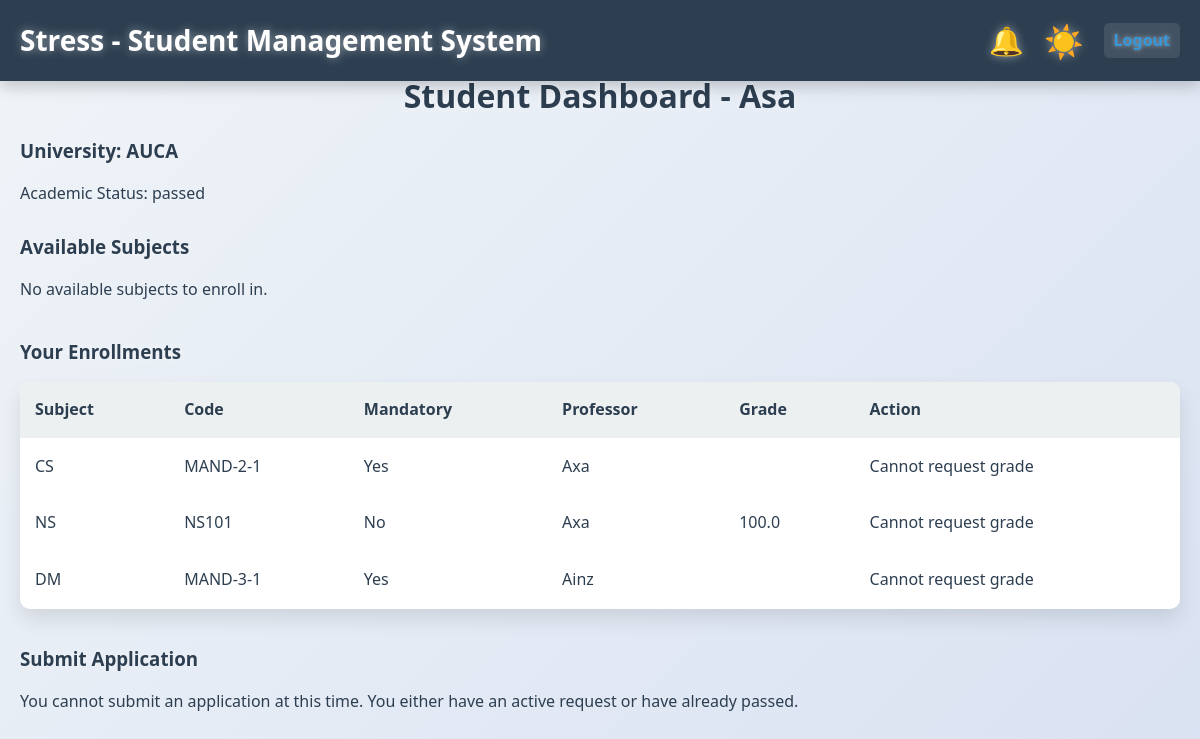
Screenshot of /student/ (signed in) with the database file from the repository.
### core/models.py (models this page shows, shortened)
class User(AbstractUser):
    ROLE_CHOICES = (
        ('student', 'Student'),
        ('professor', 'Professor'),
        ('admin', 'Admin'),
        ('super_admin', 'Super Admin'),
    )
    STATUS_CHOICES = (
        ('active', 'Active'),  # Студент может подавать запросы
        ('passed', 'Passed'),  # Студент прошёл и больше не может подавать запросы
    )
    role = models.CharField(max_length=20, choices=ROLE_CHOICES, default='student')
    university = models.ForeignKey('University', on_delete=models.CASCADE, null=True, blank=True)
    status = models.CharField(max_length=20, choices=STATUS_CHOICES, default='active')  # Новое поле
    def get_academic_status(self):
        if self.status == 'passed':
            return "passed"

class University(models.Model):
    name = models.CharField(max_length=255, unique=True)
    admin = models.ForeignKey('User', on_delete=models.SET_NULL, null=True, blank=True,
                              related_name='admin_universities')

class Enrollment(models.Model):
    student = models.ForeignKey(User, on_delete=models.CASCADE,
                              related_name='enrollments',
                              limit_choices_to={'role': 'student'})
    subject = models.ForeignKey(Subject, on_delete=models.CASCADE)
    semester = models.PositiveIntegerField(default=1)
    class Meta:
        unique_together = ('student', 'subject', 'semester')

class Subject(models.Model):
    name = models.CharField(max_length=100)
    code = models.CharField(max_length=20)
    university = models.ForeignKey(University, on_delete=models.CASCADE)
    is_mandatory = models.BooleanField(default=False)
    professor = models.ForeignKey(User, on_delete=models.SET_NULL,
                                 null=True, blank=True,
                                 limit_choices_to={'role': 'professor'},
                                 related_name='subjects')
    mandatory_subject = models.ForeignKey(MandatorySubject, on_delete=models.SET_NULL, null=True, blank=True)
    class Meta:
        unique_together = ('code', 'university')

class Grade(models.Model):
    enrollment = models.OneToOneField(Enrollment, on_delete=models.CASCADE, related_name='grade')
    score = models.FloatField(validators=[MinValueValidator(0), MaxValueValidator(100)])
    date_added = models.DateTimeField(auto_now=True)

### core/views.py (the view)
        def wrapper(request, *args, **kwargs):
            if not request.user.is_authenticated:
                return redirect('login')
            if request.user.role not in roles:
                return HttpResponseForbidden(
                    f"You are logged in as {request.user.username} with role '{request.user.role}', "
                    f"but this page requires role: {', '.join(roles)}."
                )
            return view_func(request, *args, **kwargs)

### core/context_processors.py (called while the page is built)
def notifications_context(request):
    if request.user.is_authenticated:
        has_unread_notifications = request.user.notifications.filter(is_read=False).exists()
    else:
        has_unread_notifications = False
    return {
        'has_unread_notifications': has_unread_notifications,
    }

### core/views.py (called while the page is built)
def role_required(*roles):
    def decorator(view_func):
        def wrapper(request, *args, **kwargs):
            if not request.user.is_authenticated:
                return redirect('login')
            if request.user.role not in roles:
                return HttpResponseForbidden(
                    f"You are logged in as {request.user.username} with role '{request.user.role}', "
                    f"but this page requires role: {', '.join(roles)}."
                )
            return view_func(request, *args, **kwargs)
        return wrapper
    return decorator

### core/templates/student_dashboard.html
{% extends 'base.html' %}
{% block content %}
<div class="student-dashboard">
    <div class="dashboard-header">
        <h2>Student Dashboard - {{ request.user.username }}</h2>
        <h3>University: {{ university.name }}</h3>
        <p>Academic Status: {{ status }}</p>
    </div>
    <div class="section">
        <h3>Available Subjects</h3>
        {% if available_subjects.exists %}
            <table>
                <thead>
                    <tr>
                        <th>Subject</th>
                        <th>Code</th>
                        <th>Mandatory</th>
                        <th>Professor</th>
                        <th>Action</th>
                    </tr>
                </thead>
                <tbody>
                    {% for subject in available_subjects %}
                        <tr>
                            <td>{{ subject.name }}</td>
                            <td>{{ subject.code }}</td>
                            <td>{{ subject.is_mandatory|yesno:"Yes,No" }}</td>
                            <td>{{ subject.professor.username|default:"No professor" }}</td>
                            <td>
                                <form method="post" style="display: inline;">
                                    {% csrf_token %}
                                    <input type="hidden" name="subject_id" value="{{ subject.id }}">
                                    <button type="submit" class="btn btn-primary">Enroll</button>
                                </form>
                            </td>
                        </tr>
                    {% endfor %}
                </tbody>
            </table>
        {% else %}
            <p>No available subjects to enroll in.</p>
        {% endif %}
    </div>
    <div class="section">
        <h3>Your Enrollments</h3>
        {% if enrollments.exists %}
            <table>
                <thead>
                    <tr>
                        <th>Subject</th>
                        <th>Code</th>
                        <th>Mandatory</th>
                        <th>Professor</th>
                        <th>Grade</th>
                        <th>Action</th>
                    </tr>
                </thead>
                <tbody>
                    {% for enrollment in enrollments %}
                        <tr>
                            <td>{{ enrollment.subject.name }}</td>
                            <td>{{ enrollment.subject.code }}</td>
                            <td>{{ enrollment.subject.is_mandatory|yesno:"Yes,No" }}</td>
                            <td>{{ enrollment.subject.professor.username|default:"No professor" }}</td>
                            <td>
                                {% for grade in grades %}
                                    {% if grade.enrollment == enrollment %}
                                        {{ grade.score }}
                                    {% endif %}
                                {% endfor %}
                            </td>
                            <td>
                                {% if can_request_grade %}
                                    <form method="post" style="display: inline;">
                                        {% csrf_token %}
                                        <input type="hidden" name="request_grade" value="1">
                                        <input type="hidden" name="enrollment_id" value="{{ enrollment.id }}">
                                        <button type="submit" class="btn btn-primary">Request Grade</button>
                                    </form>
                                {% else %}
                                    <p>Cannot request grade</p>
                                {% endif %}
                            </td>
                        </tr>
                    {% endfor %}
                </tbody>
            </table>
        {% else %}
            <p>You are not enrolled in any subjects.</p>
        {% endif %}
    </div>
    <div class="section">
        <h3>Submit Application</h3>
        {% if can_submit_request %}
            <form method="post">
                {% csrf_token %}
                <input type="hidden" name="application" value="1">
                <button type="submit" class="btn btn-primary">Submit Application to Admin</button>
            </form>
        {% else %}
            <p>You cannot submit an application at this time. You either have an active request or have already passed.</p>
        {% endif %}
    </div>
</div>
{% endblock %}

### core/templates/base.html (shortened to what this page needs)
<!DOCTYPE html>
<html lang="en">
<head>
</head>
<body>
    <div class="floating-squares-container"></div>
    <header>
        <h1>Stress - Student Management System</h1>
        <div class="header-actions">
            {% if user.is_authenticated %}
                {% if user.role == 'student' %}
                    <span class="notification-bell {% if has_unread_notifications %}unread{% endif %}"
                          onclick="window.location.href='{% url 'notifications' %}'">
                        🔔
                    </span>
                {% endif %}
                <span class="theme-toggle" onclick="toggleTheme()">☀️</span>
                <a href="{% url 'logout' %}">Logout</a>
            {% endif %}
        </div>
    </header>
    <div class="container">
        {% block content %}
        {% endblock %}
    </div>
</body>
</html>

### core/templates/base.html (style rules this page uses)
* { margin: 0; padding: 0; box-sizing: border-box; font-family: 'Segoe UI', Tahoma, Geneva, Verdana, sans-serif; }
:root { --background: linear-gradient(135deg, #f0f4f8, #d9e2f2); --text-color: #2c3e50; --header-bg: #2c3e50; --header-text: #ffffff; --table-header-bg: #ecf0f1; --table-row-hover: #e0e8f0; --primary-color: #6a0dad; --primary-hover: #4b077a; --form-bg: #ffffff; --form-shadow: 0 10px 20px rgba(0, 0, 0, 0.1); --input-border: #d0d0d0; --input-icon-color: #666; --error-bg: #f8d7da; --error-text: #721c24; --logout-color: #3498db; --logout-hover: #2980b9; --button-text-color: white; --danger-link-color: #e74c3c; --danger-link-hover: #c0392b; --square-color: rgba(255, 255, 255, 0.3); }
body { background: var(--background); color: var(--text-color); line-height: 1.6; min-height: 100vh; transition: all 0.5s ease-in-out; overflow-x: hidden; position: relative; }
.floating-squares-container { position: fixed; top: 0; left: 0; width: 100%; height: 100%; pointer-events: none; z-index: -1; }
.container { max-width: 1200px; margin: 0 auto; padding: 20px; padding-top: 70px; animation: fadeIn 0.5s ease-in-out; position: relative; z-index: 1; }
header { background: var(--header-bg); color: var(--header-text); padding: 15px 20px; box-shadow: 0 5px 15px rgba(0, 0, 0, 0.2); display: flex; justify-content: space-between; align-items: center; width: 100%; position: fixed; top: 0; left: 0; z-index: 1000; transition: all 0.3s ease; }
header h1 { font-size: 28px; text-shadow: 0 0 10px rgba(255, 255, 255, 0.5); }
.header-actions { display: flex; align-items: center; gap: 20px; }
a { color: var(--logout-color); text-decoration: none; font-weight: bold; transition: all 0.3s ease; padding: 5px 10px; border-radius: 5px; background: rgba(255, 255, 255, 0.1); text-shadow: 0 0 5px rgba(255, 255, 255, 0.5); }
table { width: 100%; background: var(--form-bg); border-collapse: collapse; margin-top: 15px; box-shadow: var(--form-shadow); border-radius: 10px; overflow: hidden; }
th, td { padding: 15px; text-align: left; border-bottom: 1px solid rgba(255, 255, 255, 0.1); }
th { background: var(--table-header-bg); color: var(--text-color); text-shadow: 0 0 5px rgba(255, 255, 255, 0.3); }
h2, h3 { color: var(--text-color); margin-bottom: 15px; text-shadow: 0 0 10px rgba(255, 255, 255, 0.5); }
.dashboard-header { margin-bottom: 25px; }
.dashboard-header h2 { font-size: 32px; text-align: center; }
.section { margin-bottom: 35px; }
.notification-bell { font-size: 28px; cursor: pointer; color: var(--header-text); transition: all 0.3s ease; text-shadow: 0 0 10px rgba(255, 255, 255, 0.5); }
.theme-toggle { cursor: pointer; font-size: 32px; color: var(--header-text); transition: all 0.3s ease; text-shadow: 0 0 10px rgba(255, 255, 255, 0.5); }

### rows the page displays
User: user.username "Asa", status "passed"
University: name "AUCA"
Enrollment: subject.name "CS", subject.code "MAND-2-1", subject.is_mandatory "Yes", subject.professor.username "Axa"
Enrollment: subject.name "NS", subject.code "NS101", subject.is_mandatory "No", subject.professor.username "Axa"
Grade: score "100.0"
Enrollment: subject.name "DM", subject.code "MAND-3-1", subject.is_mandatory "Yes", subject.professor.username "Ainz"
